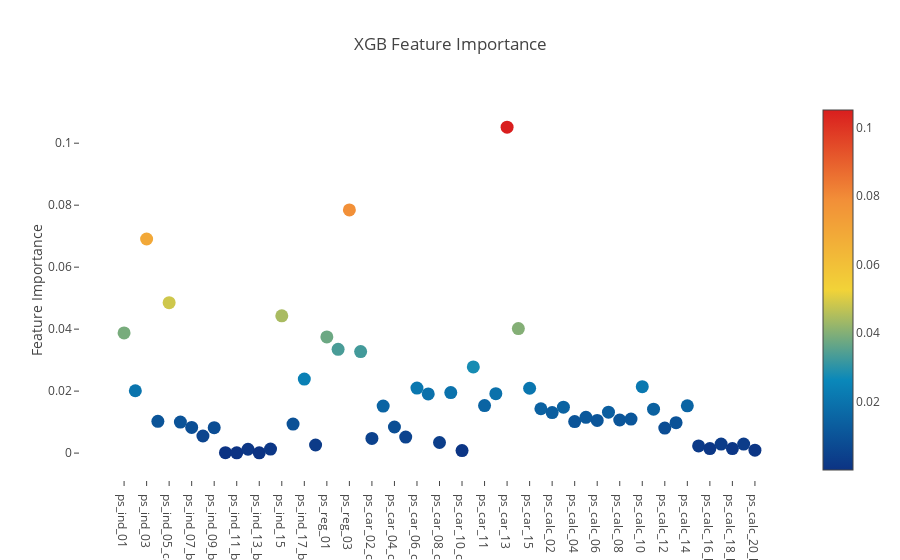

The notebook cell this image was saved under:
### Code cell
# Scatter plot 
trace = go.Scatter(
    y = xgb.feature_importances_,
    x = features,
    mode='markers',
    marker=dict(
        sizemode = 'diameter',
        sizeref = 1,
        size = 13,
        #size= xgb.feature_importances_,
        #color = np.random.randn(500), #set color equal to a variable
        color = xgb.feature_importances_,
        colorscale='Portland',
        showscale=True
    ),
    text = features
)
data = [trace]

layout= go.Layout(
    autosize= True,
    title= 'XGB Feature Importance',
    hovermode= 'closest',
     xaxis= dict(
         ticklen= 5,
         showgrid=False,
        zeroline=False,
        showline=False
     ),
    yaxis=dict(
        title= 'Feature Importance',
        showgrid=False,
        zeroline=False,
        ticklen= 5,
        gridwidth= 2
    ),
    showlegend= False
)
fig = go.Figure(data=data, layout=layout)
py.iplot(fig,filename='scatter2010')

### Figure 1 — Plotly figure (JSON) as saved in the notebook; plotly's stock layout.template omitted (floating-point values rounded to 4 significant figures)
{"data": [{"marker": {"color": [0.03879, 0.02012, 0.06908, 0.01024, 0.04853, 0.01002, 0.008281, 0.005521, 0.008209, 0.0001453, 7.264e-05, 0.001235, 7.264e-05, 0.001308, 0.04431, 0.009371, 0.0239, 0.002615, 0.03748, 0.03349, 0.07845, 0.03276, 0.004722, 0.01518, 0.008427, 0.005158, 0.02099, 0.01911, 0.003414, 0.01954, 0.0007991, 0.02782, 0.01533, 0.01918, 0.1052, 0.04017, 0.02092, 0.01431, 0.01308, 0.01482, 0.01017, 0.01155, 0.01053, 0.01322, 0.01068, 0.01097, 0.02143, 0.01417, 0.008063, 0.009807, 0.01525, 0.002325, 0.001453, 0.002906, 0.001453, 0.002906, 0.0009444], "colorscale": "Portland", "showscale": true, "size": 13, "sizemode": "diameter", "sizeref": 1}, "mode": "markers", "text": ["ps_ind_01", "ps_ind_02_cat", "ps_ind_03", "ps_ind_04_cat", "ps_ind_05_cat", "ps_ind_06_bin", "ps_ind_07_bin", "ps_ind_08_bin", "ps_ind_09_bin", "ps_ind_10_bin", "ps_ind_11_bin", "ps_ind_12_bin", "ps_ind_13_bin", "ps_ind_14", "ps_ind_15", "ps_ind_16_bin", "ps_ind_17_bin", "ps_ind_18_bin", "ps_reg_01", "ps_reg_02", "ps_reg_03", "ps_car_01_cat", "ps_car_02_cat", "ps_car_03_cat", "ps_car_04_cat", "ps_car_05_cat", "ps_car_06_cat", "ps_car_07_cat", "ps_car_08_cat", "ps_car_09_cat", "ps_car_10_cat", "ps_car_11_cat", "ps_car_11", "ps_car_12", "ps_car_13", "ps_car_14", "ps_car_15", "ps_calc_01", "ps_calc_02", "ps_calc_03", "ps_calc_04", "ps_calc_05", "ps_calc_06", "ps_calc_07", "ps_calc_08", "ps_calc_09", "ps_calc_10", "ps_calc_11", "ps_calc_12", "ps_calc_13", "ps_calc_14", "ps_calc_15_bin", "ps_calc_16_bin", "ps_calc_17_bin", "ps_calc_18_bin", "ps_calc_19_bin", "ps_calc_20_bin"], "type": "scatter", "x": ["ps_ind_01", "ps_ind_02_cat", "ps_ind_03", "ps_ind_04_cat", "ps_ind_05_cat", "ps_ind_06_bin", "ps_ind_07_bin", "ps_ind_08_bin", "ps_ind_09_bin", "ps_ind_10_bin", "ps_ind_11_bin", "ps_ind_12_bin", "ps_ind_13_bin", "ps_ind_14", "ps_ind_15", "ps_ind_16_bin", "ps_ind_17_bin", "ps_ind_18_bin", "ps_reg_01", "ps_reg_02", "ps_reg_03", "ps_car_01_cat", "ps_car_02_cat", "ps_car_03_cat", "ps_car_04_cat", "ps_car_05_cat", "ps_car_06_cat", "ps_car_07_cat", "ps_car_08_cat", "ps_car_09_cat", "ps_car_10_cat", "ps_car_11_cat", "ps_car_11", "ps_car_12", "ps_car_13", "ps_car_14", "ps_car_15", "ps_calc_01", "ps_calc_02", "ps_calc_03", "ps_calc_04", "ps_calc_05", "ps_calc_06", "ps_calc_07", "ps_calc_08", "ps_calc_09", "ps_calc_10", "ps_calc_11", "ps_calc_12", "ps_calc_13", "ps_calc_14", "ps_calc_15_bin", "ps_calc_16_bin", "ps_calc_17_bin", "ps_calc_18_bin", "ps_calc_19_bin", "ps_calc_20_bin"], "y": [0.03879, 0.02012, 0.06908, 0.01024, 0.04853, 0.01002, 0.008281, 0.005521, 0.008209, 0.0001453, 7.264e-05, 0.001235, 7.264e-05, 0.001308, 0.04431, 0.009371, 0.0239, 0.002615, 0.03748, 0.03349, 0.07845, 0.03276, 0.004722, 0.01518, 0.008427, 0.005158, 0.02099, 0.01911, 0.003414, 0.01954, 0.0007991, 0.02782, 0.01533, 0.01918, 0.1052, 0.04017, 0.02092, 0.01431, 0.01308, 0.01482, 0.01017, 0.01155, 0.01053, 0.01322, 0.01068, 0.01097, 0.02143, 0.01417, 0.008063, 0.009807, 0.01525, 0.002325, 0.001453, 0.002906, 0.001453, 0.002906, 0.0009444]}], "layout": {"autosize": true, "hovermode": "closest", "showlegend": false, "title": "XGB Feature Importance", "xaxis": {"showgrid": false, "showline": false, "ticklen": 5, "zeroline": false}, "yaxis": {"gridwidth": 2, "showgrid": false, "ticklen": 5, "title": "Feature Importance", "zeroline": false}}}
